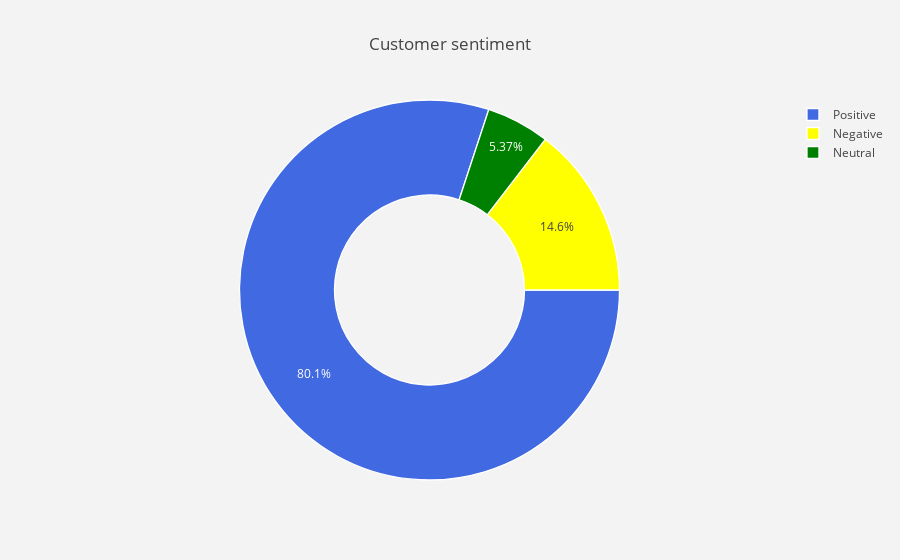

Write notebook code for a chart like this one.
### Code cell
#labels
lab = df_revenue["Sentiment"].value_counts().keys().tolist()
#values
val = df_revenue["Sentiment"].value_counts().values.tolist()

trace = go.Pie(labels = lab ,
               values = val ,
               marker = dict(colors =  [ 'royalblue' ,'yellow','green'],
                             line = dict(color = "white",
                                         width =  1.3)
                            ),
               rotation = 90,
               hoverinfo = "label+value+text",
               hole = .5
              )
layout = go.Layout(dict(title = "Customer sentiment",
                        plot_bgcolor  = "rgb(243,243,243)",
                        paper_bgcolor = "rgb(243,243,243)",
                       )
                  )

data = [trace]
fig = go.Figure(data = data,layout = layout)
py.iplot(fig)

### Figure 1 — Plotly figure (JSON) as saved in the notebook; plotly's stock layout.template omitted (floating-point values rounded to 4 significant figures)
{"data": [{"hole": 0.5, "hoverinfo": "label+value+text", "labels": ["Positive", "Negative", "Neutral"], "marker": {"colors": ["royalblue", "yellow", "green"], "line": {"color": "white", "width": 1.3}}, "rotation": 90, "type": "pie", "uid": "8d697917-8da8-472f-9b2f-a1bf1f0d256d", "values": [626, 114, 42]}], "layout": {"paper_bgcolor": "rgb(243,243,243)", "plot_bgcolor": "rgb(243,243,243)", "title": {"text": "Customer sentiment"}}}
